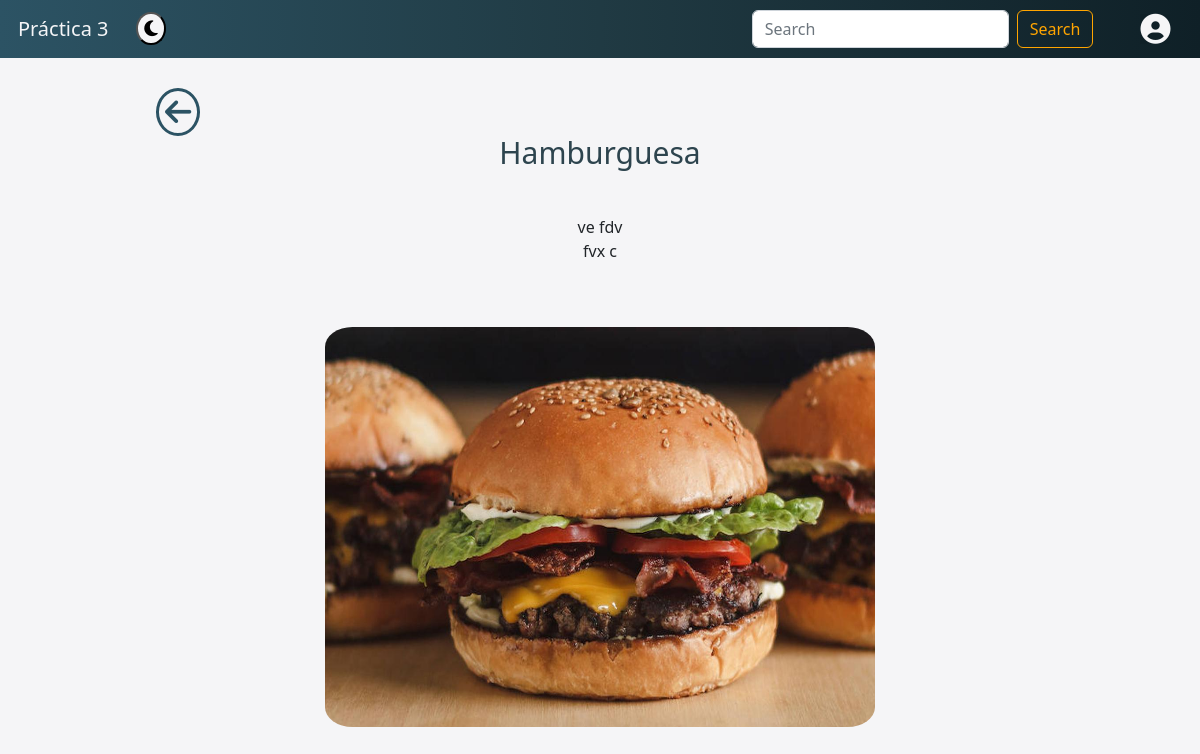
The page /recetas/60/ on the database as committed earlier.
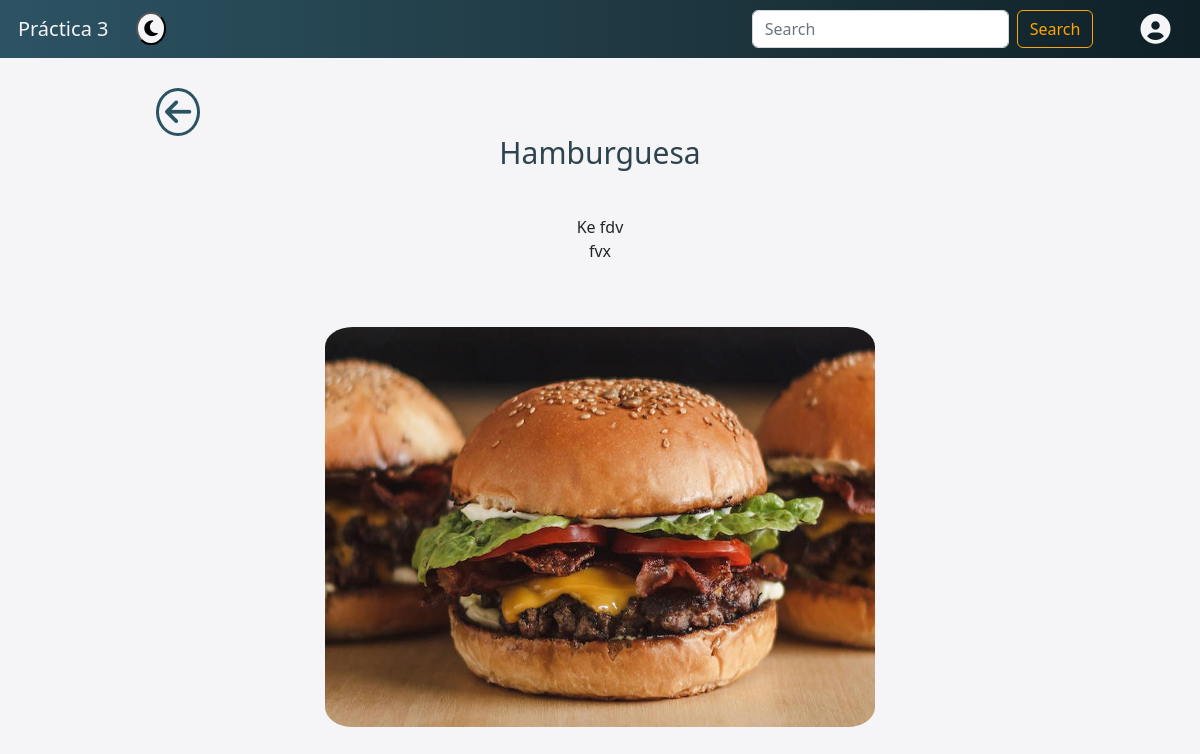
The same page on the database as committed later.
### recetas/models.py (models this page shows, shortened)
class Receta(models.Model):
	nombre       = models.CharField(max_length=200, validators=[validate_mayus])
	preparación  = models.TextField(max_length=5000, validators=[validate_mayus])
	foto         = models.FileField(upload_to='media/fotos')

### recetas/views.py (the view)
# urls.py: path('recetas/<int:id>/', views.detalles, name='detalles'),
def detalles(request, id):
    receta = Receta.objects.get(id = id)
    return render(request, "detalles.html", {'receta': receta})

### recetas/templates/detalles.html (shortened to what this page needs)
{% extends 'base.html' %}
{% block contenido %}
    {% load static %}
    <link rel="stylesheet" href="{% static 'css/detalles.css' %}">
    <a class="fas fa-arrow-left" href="/"></a>
    <div class="div-detalles-comida" id="div-detalles-comida">
        <br><br><br>
        <p class="p-detalles-titulo">{{receta.nombre}}</p>
        <br>
        <p class="p-detalles-receta">{{receta.preparación|linebreaksbr}}</p>
        <br><br>
        <img src="/{{receta.foto}}" class="detalles-imagen">
        <br>
    </div>
{% endblock %}

Rows that differ between the two databases and show on the page:
changed Receta "Hamburguesa": preparación "ve fdv fvx c" → "Ke fdv fvx"
